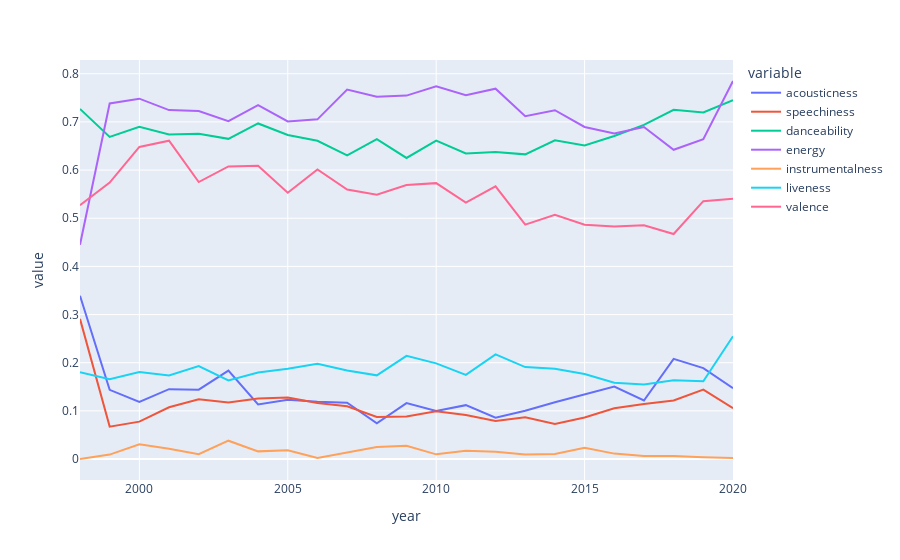

The notebook cell saved with this chart:
### Code cell
df_year=df.groupby("year").mean().reset_index()
fig = px.line(df_year,x="year",y=["acousticness", "speechiness", "danceability", "energy", "instrumentalness", "liveness", "valence"])
fig.show()

### Figure 1 — Plotly figure (JSON) as saved in the notebook; plotly's stock layout.template omitted (floating-point values rounded to 4 significant figures)
{"data": [{"hovertemplate": "variable=acousticness<br>year=%{x}<br>value=%{y}<extra></extra>", "legendgroup": "acousticness", "line": {"color": "#636efa", "dash": "solid"}, "marker": {"symbol": "circle"}, "mode": "lines", "name": "acousticness", "orientation": "v", "showlegend": true, "type": "scatter", "x": [1998, 1999, 2000, 2001, 2002, 2003, 2004, 2005, 2006, 2007, 2008, 2009, 2010, 2011, 2012, 2013, 2014, 2015, 2016, 2017, 2018, 2019, 2020], "xaxis": "x", "y": [0.339, 0.1437, 0.1183, 0.1451, 0.144, 0.1836, 0.1133, 0.123, 0.119, 0.1169, 0.07426, 0.116, 0.09977, 0.1118, 0.08587, 0.1001, 0.118, 0.1343, 0.1506, 0.1215, 0.2081, 0.1887, 0.1469], "yaxis": "y"}, {"hovertemplate": "variable=speechiness<br>year=%{x}<br>value=%{y}<extra></extra>", "legendgroup": "speechiness", "line": {"color": "#EF553B", "dash": "solid"}, "marker": {"symbol": "circle"}, "mode": "lines", "name": "speechiness", "orientation": "v", "showlegend": true, "type": "scatter", "x": [1998, 1999, 2000, 2001, 2002, 2003, 2004, 2005, 2006, 2007, 2008, 2009, 2010, 2011, 2012, 2013, 2014, 2015, 2016, 2017, 2018, 2019, 2020], "xaxis": "x", "y": [0.291, 0.06722, 0.07756, 0.1074, 0.1242, 0.1171, 0.1258, 0.1279, 0.1164, 0.1095, 0.08746, 0.08814, 0.09891, 0.09156, 0.07877, 0.08676, 0.0727, 0.08611, 0.1055, 0.1143, 0.1215, 0.1441, 0.1056], "yaxis": "y"}, {"hovertemplate": "variable=danceability<br>year=%{x}<br>value=%{y}<extra></extra>", "legendgroup": "danceability", "line": {"color": "#00cc96", "dash": "solid"}, "marker": {"symbol": "circle"}, "mode": "lines", "name": "danceability", "orientation": "v", "showlegend": true, "type": "scatter", "x": [1998, 1999, 2000, 2001, 2002, 2003, 2004, 2005, 2006, 2007, 2008, 2009, 2010, 2011, 2012, 2013, 2014, 2015, 2016, 2017, 2018, 2019, 2020], "xaxis": "x", "y": [0.727, 0.669, 0.6898, 0.6741, 0.6752, 0.6649, 0.6968, 0.6729, 0.6609, 0.6305, 0.6642, 0.6252, 0.6611, 0.6344, 0.6374, 0.6326, 0.6619, 0.6513, 0.6707, 0.6937, 0.725, 0.7198, 0.7453], "yaxis": "y"}, {"hovertemplate": "variable=energy<br>year=%{x}<br>value=%{y}<extra></extra>", "legendgroup": "energy", "line": {"color": "#ab63fa", "dash": "solid"}, "marker": {"symbol": "circle"}, "mode": "lines", "name": "energy", "orientation": "v", "showlegend": true, "type": "scatter", "x": [1998, 1999, 2000, 2001, 2002, 2003, 2004, 2005, 2006, 2007, 2008, 2009, 2010, 2011, 2012, 2013, 2014, 2015, 2016, 2017, 2018, 2019, 2020], "xaxis": "x", "y": [0.445, 0.7384, 0.7483, 0.7246, 0.7226, 0.7015, 0.7347, 0.701, 0.7053, 0.7671, 0.7523, 0.7547, 0.7738, 0.7556, 0.769, 0.7118, 0.7244, 0.6896, 0.676, 0.6894, 0.6422, 0.6639, 0.785], "yaxis": "y"}, {"hovertemplate": "variable=instrumentalness<br>year=%{x}<br>value=%{y}<extra></extra>", "legendgroup": "instrumentalness", "line": {"color": "#FFA15A", "dash": "solid"}, "marker": {"symbol": "circle"}, "mode": "lines", "name": "instrumentalness", "orientation": "v", "showlegend": true, "type": "scatter", "x": [1998, 1999, 2000, 2001, 2002, 2003, 2004, 2005, 2006, 2007, 2008, 2009, 2010, 2011, 2012, 2013, 2014, 2015, 2016, 2017, 2018, 2019, 2020], "xaxis": "x", "y": [0, 0.009172, 0.03043, 0.02134, 0.01008, 0.03801, 0.01584, 0.01828, 0.001916, 0.01267, 0.02471, 0.02765, 0.009651, 0.0173, 0.015, 0.009205, 0.01031, 0.02311, 0.01119, 0.006002, 0.006388, 0.003652, 0.002195], "yaxis": "y"}, {"hovertemplate": "variable=liveness<br>year=%{x}<br>value=%{y}<extra></extra>", "legendgroup": "liveness", "line": {"color": "#19d3f3", "dash": "solid"}, "marker": {"symbol": "circle"}, "mode": "lines", "name": "liveness", "orientation": "v", "showlegend": true, "type": "scatter", "x": [1998, 1999, 2000, 2001, 2002, 2003, 2004, 2005, 2006, 2007, 2008, 2009, 2010, 2011, 2012, 2013, 2014, 2015, 2016, 2017, 2018, 2019, 2020], "xaxis": "x", "y": [0.18, 0.1656, 0.1805, 0.1737, 0.1928, 0.1632, 0.1797, 0.1876, 0.1977, 0.1836, 0.1737, 0.2141, 0.1986, 0.1748, 0.2173, 0.1909, 0.1876, 0.1765, 0.1583, 0.1549, 0.1635, 0.1616, 0.255], "yaxis": "y"}, {"hovertemplate": "variable=valence<br>year=%{x}<br>value=%{y}<extra></extra>", "legendgroup": "valence", "line": {"color": "#FF6692", "dash": "solid"}, "marker": {"symbol": "circle"}, "mode": "lines", "name": "valence", "orientation": "v", "showlegend": true, "type": "scatter", "x": [1998, 1999, 2000, 2001, 2002, 2003, 2004, 2005, 2006, 2007, 2008, 2009, 2010, 2011, 2012, 2013, 2014, 2015, 2016, 2017, 2018, 2019, 2020], "xaxis": "x", "y": [0.527, 0.574, 0.648, 0.661, 0.5752, 0.6076, 0.6089, 0.5531, 0.6013, 0.5595, 0.5487, 0.5689, 0.5729, 0.5323, 0.5661, 0.4868, 0.5069, 0.4867, 0.4828, 0.4856, 0.4672, 0.5355, 0.5403], "yaxis": "y"}], "layout": {"legend": {"title": {"text": "variable"}, "tracegroupgap": 0}, "margin": {"t": 60}, "xaxis": {"anchor": "y", "domain": [0, 1], "title": {"text": "year"}}, "yaxis": {"anchor": "x", "domain": [0, 1], "title": {"text": "value"}}}}
